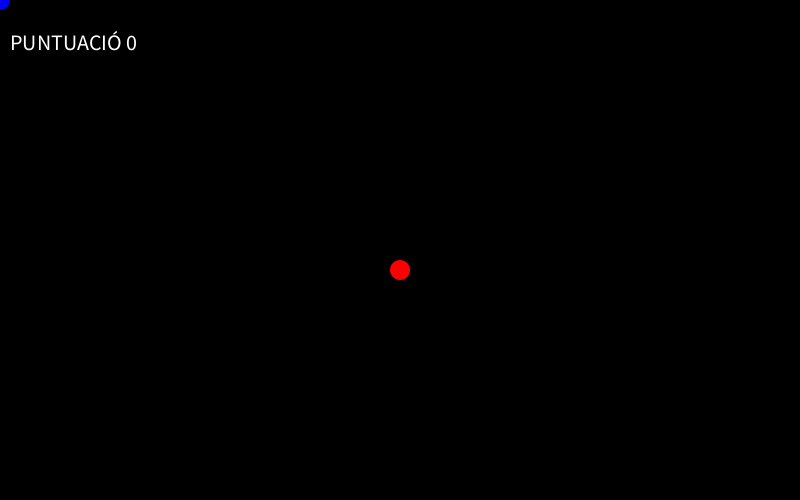
Frame 1 (no input)
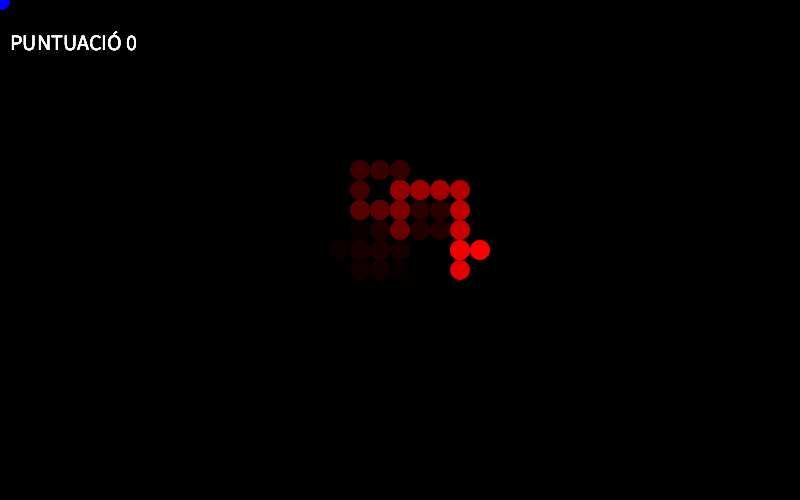
Frame 60 (the mouse pressed at the canvas centre just before this capture)
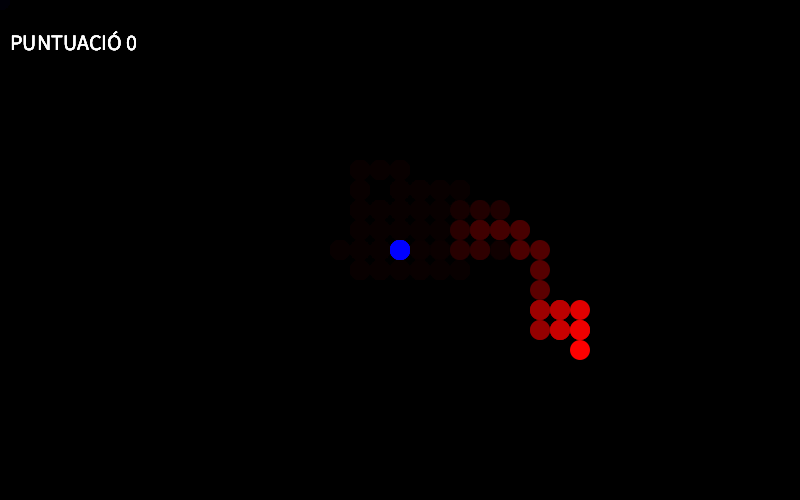
Frame 120 (the mouse held since frame 60 and released just before this capture)

The Processing sketch that drew these frames (run headless with seeded random() and noise(); from frame 60 on, the mouse is pressed at the canvas centre):

// Processing sketch: processing_144099
// ── processing_144099.pde

int posx;
int posy;
float walker;
int vel = 20;
float temps = 0;
int blancs = 0;
float punts;

void setup() {
  size(800, 500);
  noStroke();
  background(0);
  posx=width/2;
  posy=height/2;
  punts = 0;
}

void draw() {
  if (blancs < 10){
  if (mouseX != posx && mouseY != posx)
  {
    fill(0, 15);
    rect(0, 0, width, height);
    walker=random(100);

    if (walker < 25) {
      posx=posx+vel;
    }
    else if (walker < 50) {
      posx=posx-vel;
    }
    else if (walker < 75) {
      posy=posy+vel;
    }
    else {
      posy=posy-vel;
    }
    fill(255, 0, 0);
    ellipse(posx, posy, 20, 20);

    quatrelimits();

    fill(0, 0, 255);
    ellipse(mouseX, mouseY, 20, 20);
    temps = temps+1;
  }
  else {
    background(255);
    blancs = blancs+1;
}

punts = 10000*(1/(temps/blancs));
textSize(22);
fill(255);
text("PUNTUACIÓ " +int(punts),10,50);
}
else {
  textSize(52);
fill(255,0,0);
text("PUNTUACIÓ "+int(punts),200,300);
}
}

void mousePressed() {
blancs=0;
temps=0;
}

  //TOTES LES FUNCIONS

  void quatrelimits () {
    if (posx <= 0) {
      posx = width-1;
    }
    if (posx >= width) {
      posx = 1;
    }
    if (posy <= 0) {
      posy = height-1;
    }
    if (posy >= height) {
      posy = 1;
    }
  }
